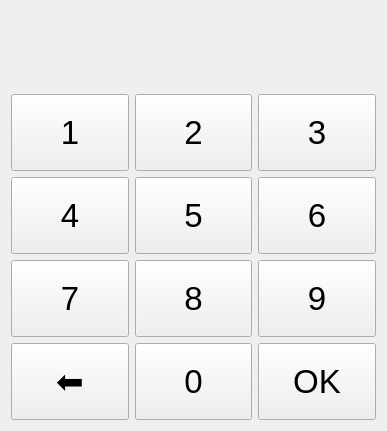
<?xml version="1.0" encoding="UTF-8"?>
<ui version="4.0">
 <class>NumericKeypadWidget</class>
 <widget class="QWidget" name="NumericKeypadWidget">
  <property name="geometry">
   <rect>
    <x>0</x>
    <y>0</y>
    <width>387</width>
    <height>431</height>
   </rect>
  </property>
  <property name="sizePolicy">
   <sizepolicy hsizetype="Expanding" vsizetype="Expanding">
    <horstretch>0</horstretch>
    <verstretch>0</verstretch>
   </sizepolicy>
  </property>
  <property name="font">
   <font>
    <pointsize>25</pointsize>
   </font>
  </property>
  <layout class="QGridLayout" name="gridLayout">
   <property name="sizeConstraint">
    <enum>QLayout::SetMaximumSize</enum>
   </property>
   <item row="2" column="2">
    <widget class="QLabel" name="label_1">
     <property name="sizePolicy">
      <sizepolicy hsizetype="Expanding" vsizetype="Expanding">
       <horstretch>0</horstretch>
       <verstretch>0</verstretch>
      </sizepolicy>
     </property>
     <property name="text">
      <string/>
     </property>
     <property name="alignment">
      <set>Qt::AlignCenter</set>
     </property>
    </widget>
   </item>
   <item row="2" column="3">
    <widget class="QLabel" name="label_2">
     <property name="sizePolicy">
      <sizepolicy hsizetype="Expanding" vsizetype="Expanding">
       <horstretch>0</horstretch>
       <verstretch>0</verstretch>
      </sizepolicy>
     </property>
     <property name="text">
      <string/>
     </property>
     <property name="alignment">
      <set>Qt::AlignCenter</set>
     </property>
    </widget>
   </item>
   <item row="2" column="4">
    <widget class="QLabel" name="label_3">
     <property name="sizePolicy">
      <sizepolicy hsizetype="Expanding" vsizetype="Expanding">
       <horstretch>0</horstretch>
       <verstretch>0</verstretch>
      </sizepolicy>
     </property>
     <property name="text">
      <string/>
     </property>
     <property name="alignment">
      <set>Qt::AlignCenter</set>
     </property>
    </widget>
   </item>
   <item row="3" column="2">
    <widget class="QPushButton" name="button_1">
     <property name="sizePolicy">
      <sizepolicy hsizetype="Expanding" vsizetype="Expanding">
       <horstretch>0</horstretch>
       <verstretch>0</verstretch>
      </sizepolicy>
     </property>
     <property name="text">
      <string>1</string>
     </property>
    </widget>
   </item>
   <item row="3" column="3">
    <widget class="QPushButton" name="button_2">
     <property name="sizePolicy">
      <sizepolicy hsizetype="Expanding" vsizetype="Expanding">
       <horstretch>0</horstretch>
       <verstretch>0</verstretch>
      </sizepolicy>
     </property>
     <property name="text">
      <string>2</string>
     </property>
    </widget>
   </item>
   <item row="3" column="4">
    <widget class="QPushButton" name="button_3">
     <property name="sizePolicy">
      <sizepolicy hsizetype="Expanding" vsizetype="Expanding">
       <horstretch>0</horstretch>
       <verstretch>0</verstretch>
      </sizepolicy>
     </property>
     <property name="text">
      <string>3</string>
     </property>
    </widget>
   </item>
   <item row="4" column="2">
    <widget class="QPushButton" name="button_4">
     <property name="sizePolicy">
      <sizepolicy hsizetype="Expanding" vsizetype="Expanding">
       <horstretch>0</horstretch>
       <verstretch>0</verstretch>
      </sizepolicy>
     </property>
     <property name="text">
      <string>4</string>
     </property>
    </widget>
   </item>
   <item row="4" column="3">
    <widget class="QPushButton" name="button_5">
     <property name="sizePolicy">
      <sizepolicy hsizetype="Expanding" vsizetype="Expanding">
       <horstretch>0</horstretch>
       <verstretch>0</verstretch>
      </sizepolicy>
     </property>
     <property name="text">
      <string>5</string>
     </property>
    </widget>
   </item>
   <item row="4" column="4">
    <widget class="QPushButton" name="button_6">
     <property name="sizePolicy">
      <sizepolicy hsizetype="Expanding" vsizetype="Expanding">
       <horstretch>0</horstretch>
       <verstretch>0</verstretch>
      </sizepolicy>
     </property>
     <property name="text">
      <string>6</string>
     </property>
    </widget>
   </item>
   <item row="5" column="2">
    <widget class="QPushButton" name="button_7">
     <property name="sizePolicy">
      <sizepolicy hsizetype="Expanding" vsizetype="Expanding">
       <horstretch>0</horstretch>
       <verstretch>0</verstretch>
      </sizepolicy>
     </property>
     <property name="text">
      <string>7</string>
     </property>
    </widget>
   </item>
   <item row="5" column="3">
    <widget class="QPushButton" name="button_8">
     <property name="sizePolicy">
      <sizepolicy hsizetype="Expanding" vsizetype="Expanding">
       <horstretch>0</horstretch>
       <verstretch>0</verstretch>
      </sizepolicy>
     </property>
     <property name="text">
      <string>8</string>
     </property>
    </widget>
   </item>
   <item row="5" column="4">
    <widget class="QPushButton" name="button_9">
     <property name="sizePolicy">
      <sizepolicy hsizetype="Expanding" vsizetype="Expanding">
       <horstretch>0</horstretch>
       <verstretch>0</verstretch>
      </sizepolicy>
     </property>
     <property name="text">
      <string>9</string>
     </property>
    </widget>
   </item>
   <item row="6" column="2">
    <widget class="QPushButton" name="button_back">
     <property name="sizePolicy">
      <sizepolicy hsizetype="Expanding" vsizetype="Expanding">
       <horstretch>0</horstretch>
       <verstretch>0</verstretch>
      </sizepolicy>
     </property>
     <property name="text">
      <string>⬅</string>
     </property>
    </widget>
   </item>
   <item row="6" column="3">
    <widget class="QPushButton" name="button_0">
     <property name="sizePolicy">
      <sizepolicy hsizetype="Expanding" vsizetype="Expanding">
       <horstretch>0</horstretch>
       <verstretch>0</verstretch>
      </sizepolicy>
     </property>
     <property name="text">
      <string>0</string>
     </property>
    </widget>
   </item>
   <item row="6" column="4">
    <widget class="QPushButton" name="button_ok">
     <property name="sizePolicy">
      <sizepolicy hsizetype="Expanding" vsizetype="Expanding">
       <horstretch>0</horstretch>
       <verstretch>0</verstretch>
      </sizepolicy>
     </property>
     <property name="text">
      <string>OK</string>
     </property>
    </widget>
   </item>
  </layout>
 </widget>
 <resources/>
 <connections/>
</ui>
